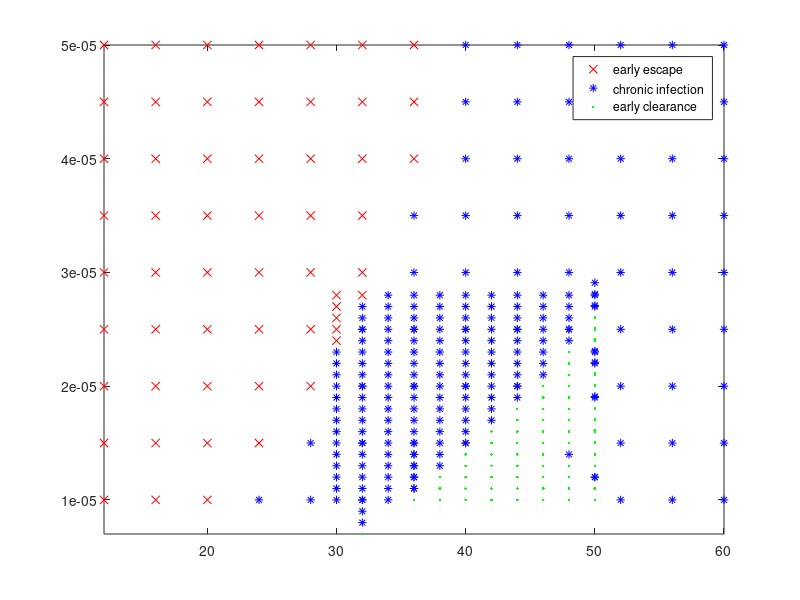

Source code (MATLAB): (Note: this script raises an error after producing the figure.)
%%%%% PHASEPLOTS 2 %%%%% FOR B MU PHASE DIAGRAMS
% in which plots are made of the phase diagrams that have appropriate
% colors and things.

twovars = 'cmeshtwoA';
windowsize = 1e-6; % y-resolution (MU, not chi_)
xresolution = 1;
% twovars = 'Gammabeta';
% xvar = 'one';
% yvar = 'two';
% windowsize = 0.25; % y-resolution
% xresolution = 0.025e-4;

% first, we load the necessary files
%orig_tests = csvread(['/Users/kimberly/Google Drive/immunedata/PL13/'...
%            twovars '/tests.txt']);
        orig_tests = csvread('tests.txt');        
        orig_tests(:,2) = 2.2e-4./orig_tests(:,2);
    % .... and make a quick plot of all tests.
        ymax = max(orig_tests(:,2));
        ymin = min(orig_tests(:,2));
        yaxis = ymin:windowsize:ymax;
        xmin = min(orig_tests(:,1));
        xmax = max(orig_tests(:,1));
        xaxis = xmin:xresolution:xmax;

        figure
        escapes = orig_tests(:,2).*(orig_tests(:,3)==1);
        chronics = orig_tests(:,2).*(~orig_tests(:,3));
        clears = orig_tests(:,2).*(orig_tests(:,3)==-1);
        plot(orig_tests(:,1).*(escapes>0),escapes,'xr',...
            orig_tests(:,1).*(chronics>0),chronics,'*b',...
            orig_tests(:,1).*(clears>0),clears,'.g')
        axis([xmin xmax ymin ymax])
        %axis([xmin 40 ymin 1000])
        legend('early escape','chronic infection','early clearance')


% find places FOR EACH x-value where: (a) changes from 1 to 0
%                                  0R (b) changes from 0 to -1 ;
% put each of these pairs of y-points in aLINE or bLINE matrix
orig_tests = sortentry(orig_tests,'col',2);
orig_tests = sortentry(orig_tests,'col',1);
x_hist = histc(orig_tests(:,1),xaxis);
    % to convert x_hist index to x-value : 
    %           (index-1)*xresolution + xmin = x-value

% preallocate aLine, bLine
aLine = zeros(floor(size(orig_tests,1)/3),3);
bLine = zeros(size(aLine));
cLine = zeros(size(aLine));
dLine = zeros(size(aLine));
eLine = zeros(size(aLine));
current_arow = 1;
current_brow = 1;
current_crow = 1;
current_drow = 1;
current_erow = 1;

% for loop that searches each x-value for phaseline points & saves them to
% matrices aLine and bLine
cum_used_entries = 0;
for i=1:size(x_hist,1)
    if x_hist(i)
        x_chunk = orig_tests(1+cum_used_entries:x_hist(i)+cum_used_entries,1:3);
        grab_index = find(diff(x_chunk(:,3)));
        if grab_index 
        for j=1:size(grab_index,1)    
            if ( ~x_chunk(grab_index(j),3) && x_chunk(grab_index(j)+1,3)==1 ) ||...
               ( x_chunk(grab_index(j),3)==1 && ~x_chunk(grab_index(j)+1,3) )
                if x_chunk(grab_index(j),1)==x_chunk(grab_index(j)+1,1) && x_chunk(grab_index(j),2)
                aLine(current_arow,:) = ...
                    [x_chunk(grab_index(j),1),x_chunk(grab_index(j),2),x_chunk(grab_index(j)+1,2)];
                current_arow = current_arow+1;
                end
            else
                if ( ~x_chunk(grab_index(j),3) && x_chunk(grab_index(j)+1,3)==-1 ) 
                if x_chunk(grab_index(j),1)==x_chunk(grab_index(j)+1,1) && x_chunk(grab_index(j),2)
                bLine(current_brow,:) = ...
                    [x_chunk(grab_index(j),1),x_chunk(grab_index(j),2),x_chunk(grab_index(j)+1,2)];
                current_brow = current_brow+1;
                end
                else
                if x_chunk(grab_index(j),1)==x_chunk(grab_index(j)+1,1) && x_chunk(grab_index(j),2)
                    cLine(current_crow,:) = ...
                        [x_chunk(grab_index(j),1),x_chunk(grab_index(j),2),x_chunk(grab_index(j)+1,2)];
                    current_crow = current_crow+1;
                end
                end
                
                if ( x_chunk(grab_index(j),3)==-1 && ~x_chunk(grab_index(j)+1,3) ) 
                if x_chunk(grab_index(j),1)==x_chunk(grab_index(j)+1,1) && x_chunk(grab_index(j),2)
                dLine(current_drow,:) = ...
                    [x_chunk(grab_index(j),1),x_chunk(grab_index(j),2),x_chunk(grab_index(j)+1,2)];
                current_drow = current_drow+1;
                end
                else
                if x_chunk(grab_index(j),1)==x_chunk(grab_index(j)+1,1) && x_chunk(grab_index(j),2)
                    eLine(current_erow,:) = ...
                        [x_chunk(grab_index(j),1),x_chunk(grab_index(j),2),x_chunk(grab_index(j)+1,2)];
                    current_erow = current_erow+1;
                end
                end
               
            end
        end
        end
        clear x_chunk;
        clear grab_index;
    end
    cum_used_entries = cum_used_entries + x_hist(i);
end
% truncate and plot aLine, bLine, &c
aLine = aLine(1:current_arow-1,:);
bLine = bLine(1:current_brow-1,:);
cLine = cLine(1:current_crow-1,:);
dLine = dLine(1:current_drow-1,:);
eLine = eLine(1:current_erow-1,:);
figure
plot(aLine(:,1),mean([aLine(:,2),aLine(:,3)],2),'go')
hold on
plot(bLine(:,1),mean([bLine(:,2),bLine(:,3)],2),'ro')
plot(cLine(:,1),mean([cLine(:,2),cLine(:,3)],2),'bo')
plot(dLine(:,1),mean([dLine(:,2),dLine(:,3)],2),'ko')
plot(eLine(:,1),mean([eLine(:,2),eLine(:,3)],2),'bo')


tomoves=(dLine(:,1)>35).*(dLine(:,2)<2e-5);
d1Line = dLine(tomoves>0,:);
d2Line = dLine(~tomoves,:);

figure
plot(aLine(:,1),mean([aLine(:,2),aLine(:,3)],2),'k-')
hold on
plot(bLine(:,1),mean([bLine(:,2),bLine(:,3)],2),'k-')
plot(d1Line(:,1),mean([d1Line(:,2),d1Line(:,3)],2),'k-')
plot(d2Line(:,1),mean([d2Line(:,2),d2Line(:,3)],2),'k-')


